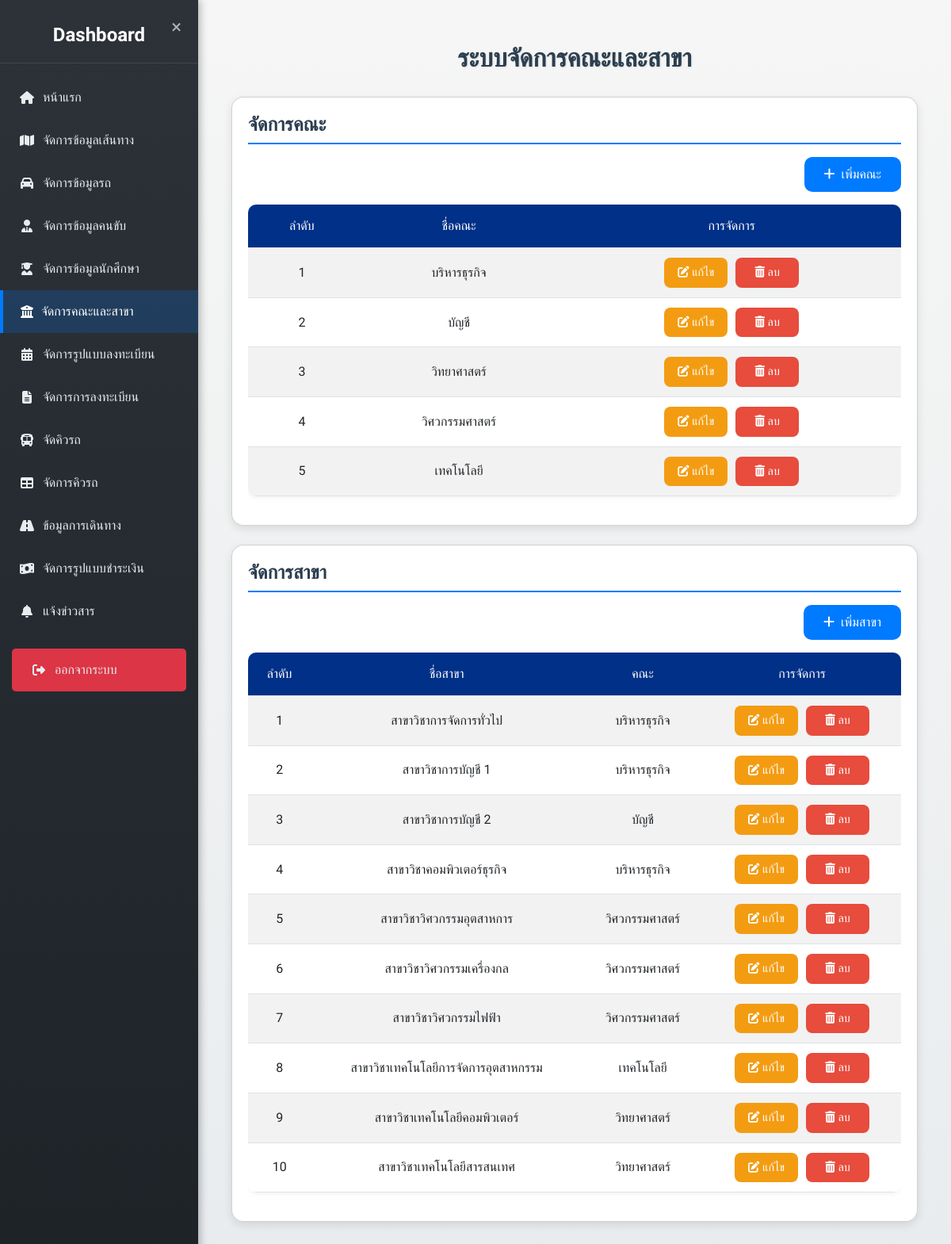
Before: /admin/manage_faculties_majors.php with the older database file.
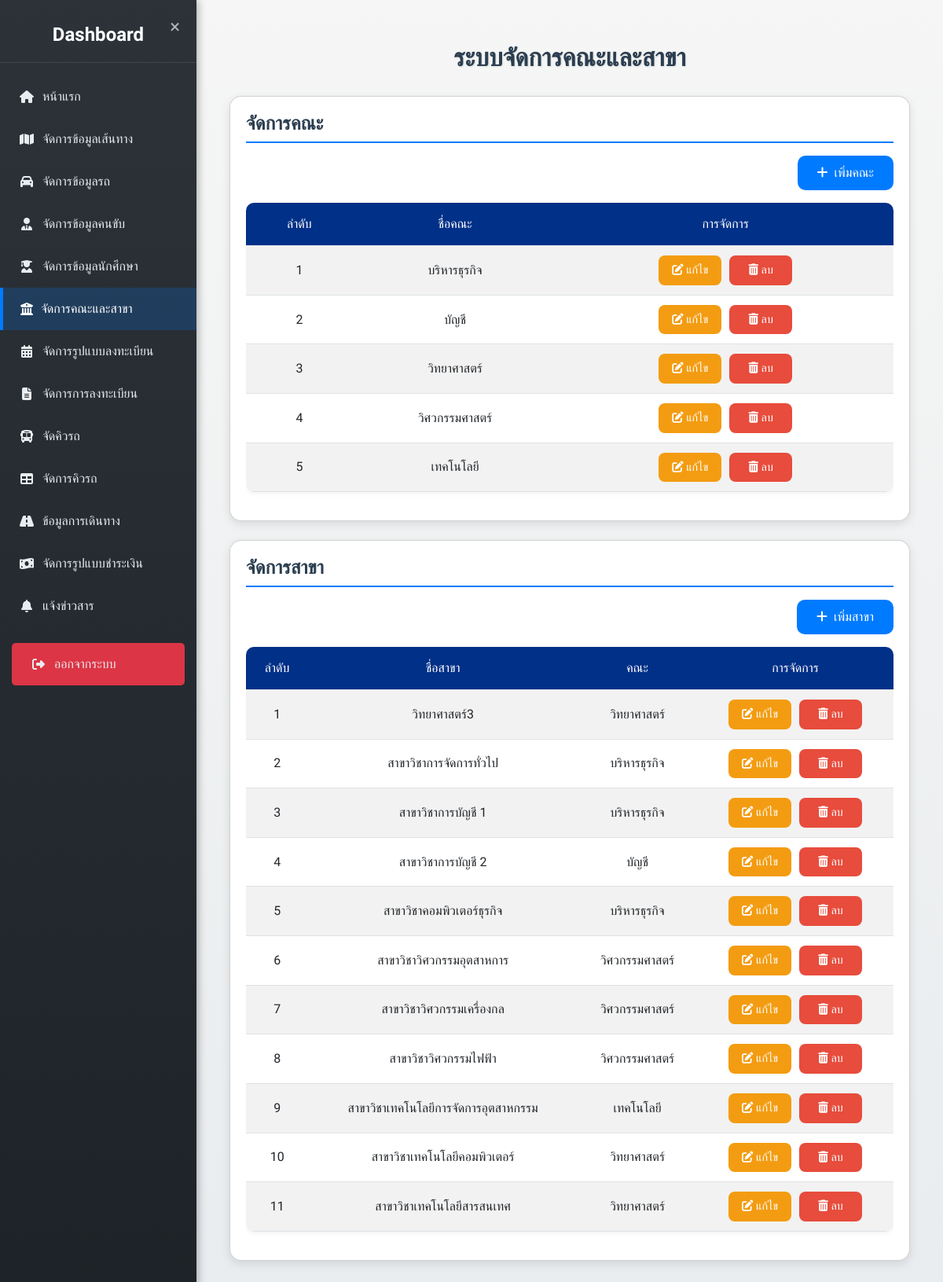
After: the same page with the newer database file.
### tables this page shows
CREATE TABLE `faculties` (
  `faculty_id` int(11) NOT NULL,
  `faculty_name` varchar(100) NOT NULL
);

CREATE TABLE `majors` (
  `major_id` int(11) NOT NULL,
  `major_name` varchar(100) NOT NULL,
  `faculty_id` int(11) NOT NULL
);

### admin/manage_faculties_majors.php (the view, shortened to what the changed rows need)
<?php
include 'config/condb.php';
try {
    $stmt = $conn->prepare("SELECT * FROM faculties ORDER BY faculty_name");
    $stmt->execute();
    $faculties = $stmt->fetchAll(PDO::FETCH_ASSOC);
} catch (PDOException $e) {
    $_SESSION['error'] = "เกิดข้อผิดพลาดในการดึงข้อมูลคณะ: " . $e->getMessage();
    $faculties = [];
}
try {
    $stmt = $conn->prepare("SELECT m.*, f.faculty_name
                           FROM majors m
                           JOIN faculties f ON m.faculty_id = f.faculty_id
                           ORDER BY m.major_name");
    $stmt->execute();
    $majors = $stmt->fetchAll(PDO::FETCH_ASSOC);
} catch (PDOException $e) {
    $_SESSION['error'] = "เกิดข้อผิดพลาดในการดึงข้อมูลสาขา: " . $e->getMessage();
    $majors = [];
}
?>
<!DOCTYPE html>
<html lang="th">
<head>
    <link href="https://cdn.jsdelivr.net/npm/bootstrap@5.3.0-alpha1/dist/css/bootstrap.min.css" rel="stylesheet">
    <link href="https://cdn.jsdelivr.net/npm/sweetalert2@11/dist/sweetalert2.min.css" rel="stylesheet">
    <link rel="stylesheet" href="style.css">
    <link rel="stylesheet" href="https://cdnjs.cloudflare.com/ajax/libs/font-awesome/5.15.4/css/all.min.css">
</head>
<body>
    <?php include 'sidebar.php'; ?>
    <div class="content" id="content">
        <div class="container mt-4">
            <h2 class="header-title">ระบบจัดการคณะและสาขา</h2>
            <div class="card mb-4">
                <div class="table-responsive">
                    <table class="table table-striped">
                        <thead>
                            <tr>
                                <th>ลำดับ</th>
                                <th>ชื่อคณะ</th>
                                <th>การจัดการ</th>
                            </tr>
                        </thead>
                        <tbody>
                            <?php if (empty($faculties)) { ?>
                                <tr>
                                    <td colspan="3" class="text-center text-muted">ไม่พบข้อมูลคณะ</td>
                                </tr>
                            <?php } else { ?>
                                <?php $index = 1; foreach ($faculties as $faculty) { ?>
                                    <tr>
                                        <td><?php echo $index++; ?></td>
                                        <td><?php echo htmlspecialchars($faculty['faculty_name']); ?></td>
                                        <td>
                                            <div class="action-buttons-column">
                                                <button type="button" class="btn btn-warning btn-sm edit-faculty-btn"
                                                    data-bs-toggle="modal" data-bs-target="#editFacultyModal"
                                                    data-faculty-id="<?php echo $faculty['faculty_id']; ?>"
                                                    data-faculty-name="<?php echo htmlspecialchars($faculty['faculty_name']); ?>">
                                                    <i class="fas fa-edit"></i> แก้ไข
                                                </button>
                                                <button type="button" class="btn btn-danger btn-sm delete-faculty-btn"
                                                    data-faculty-id="<?php echo $faculty['faculty_id']; ?>">
                                                    <i class="fas fa-trash-alt"></i> ลบ
                                                </button>
                                            </div>
                                        </td>
                                    </tr>
                                <?php } ?>
                            <?php } ?>
                        </tbody>
                    </table>
                </div>
            </div>
            <div class="card mb-4">
                <div class="table-responsive">
                    <table class="table table-striped">
                        <thead>
                            <tr>
                                <th>ลำดับ</th>
                                <th>ชื่อสาขา</th>
                                <th>คณะ</th>
                                <th>การจัดการ</th>
                            </tr>
                        </thead>
                        <tbody>
                            <?php if (empty($majors)) { ?>
                                <tr>
                                    <td colspan="4" class="text-center text-muted">ไม่พบข้อมูลสาขา</td>
                                </tr>
                            <?php } else { ?>
                                <?php $index = 1; foreach ($majors as $major) { ?>
                                    <tr>
                                        <td><?php echo $index++; ?></td>
                                        <td><?php echo htmlspecialchars($major['major_name']); ?></td>
                                        <td><?php echo htmlspecialchars($major['faculty_name']); ?></td>
                                        <td>
                                            <div class="action-buttons-column">
                                                <button type="button" class="btn btn-warning btn-sm edit-major-btn"
                                                    data-bs-toggle="modal" data-bs-target="#editMajorModal"
                                                    data-major-id="<?php echo $major['major_id']; ?>"
                                                    data-major-name="<?php echo htmlspecialchars($major['major_name']); ?>"
                                                    data-faculty-id="<?php echo $major['faculty_id']; ?>">
                                                    <i class="fas fa-edit"></i> แก้ไข
                                                </button>
                                                <button type="button" class="btn btn-danger btn-sm delete-major-btn"
                                                    data-major-id="<?php echo $major['major_id']; ?>">
                                                    <i class="fas fa-trash-alt"></i> ลบ
                                                </button>
                                            </div>
                                        </td>
                                    </tr>
                                <?php } ?>
                            <?php } ?>
                        </tbody>
                    </table>
                </div>
            </div>
        </div>
    </div>
</body>
</html>

Changed rows visible on the page:
added majors: major_name "วิทยาศาสตร์3", faculty.faculty_name "วิทยาศาสตร์"
